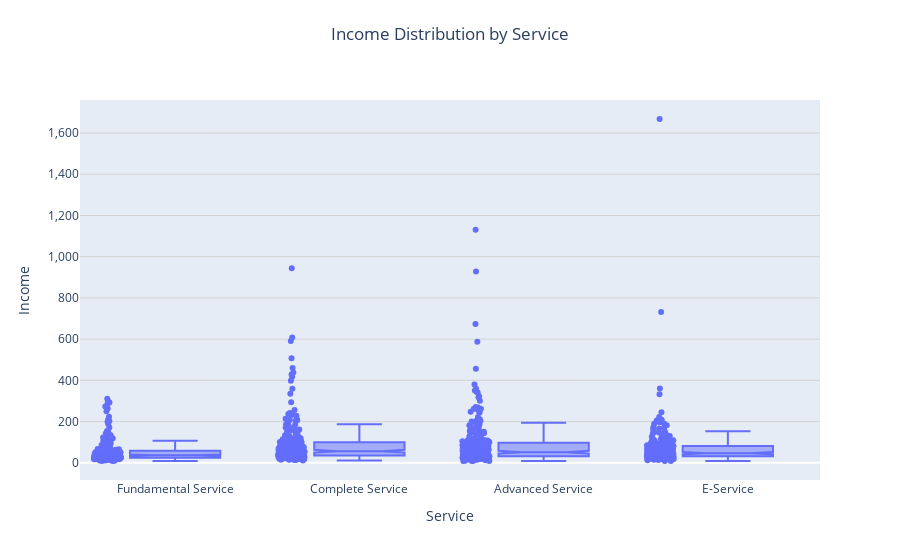

The code cell stored with this chart in its notebook:
### Markdown cell above
Very close. Nothing sharp to think about it.

### Code cell
# Create box plot for income distribution by service
income_service_distribution_fig = px.box(
    df,
    x="service",
    y="salary",
    title="Income Distribution by Service",
    points="all",  # Show all data points
    notched=True,  # Add notches for median confidence intervals
)

# Customize layout for better readability and presentation
income_service_distribution_fig.update_layout(
    xaxis_title="Service",
    yaxis_title="Income",
    title={
        "text": "Income Distribution by Service",
        "y": 0.95,
        "x": 0.5,
        "xanchor": "center",
        "yanchor": "top",
    },
    xaxis=dict(
        tickmode="array",
        showticklabels=True,
        showgrid=False,
        zeroline=False,
    ),
    yaxis=dict(
        showgrid=True,
        gridcolor="lightgrey",
        tickformat=",.0f",  # Format numbers with commas (e.g., 100,000)
    ),
)

# Customize hover labels for clarity
income_service_distribution_fig.update_traces(
    hovertemplate="Service: %{x}<br>Income: %{y:$,.0f}<extra></extra>"  # Format hover to show salary with commas
)

# Display the improved box plot
income_service_distribution_fig.show()

### Figure 1 — Plotly figure (JSON) as saved in the notebook; plotly's stock layout.template omitted (floating-point values rounded to 4 significant figures; data arrays with more than 128 entries replaced by an {"elided": "..."} marker saying what was removed)
{"data": [{"alignmentgroup": "True", "boxpoints": "all", "hovertemplate": "Service: %{x}<br>Income: %{y:$,.0f}<extra></extra>", "legendgroup": "", "marker": {"color": "#636efa"}, "name": "", "notched": true, "offsetgroup": "", "orientation": "v", "showlegend": false, "type": "box", "x": {"elided": "1000 str values"}, "x0": " ", "xaxis": "x", "y": {"elided": "1000 int values"}, "y0": " ", "yaxis": "y"}], "layout": {"boxmode": "group", "legend": {"tracegroupgap": 0}, "title": {"text": "Income Distribution by Service", "x": 0.5, "xanchor": "center", "y": 0.95, "yanchor": "top"}, "xaxis": {"anchor": "y", "domain": [0, 1], "showgrid": false, "showticklabels": true, "tickmode": "array", "title": {"text": "Service"}, "zeroline": false}, "yaxis": {"anchor": "x", "domain": [0, 1], "gridcolor": "lightgrey", "showgrid": true, "tickformat": ",.0f", "title": {"text": "Income"}}}}
